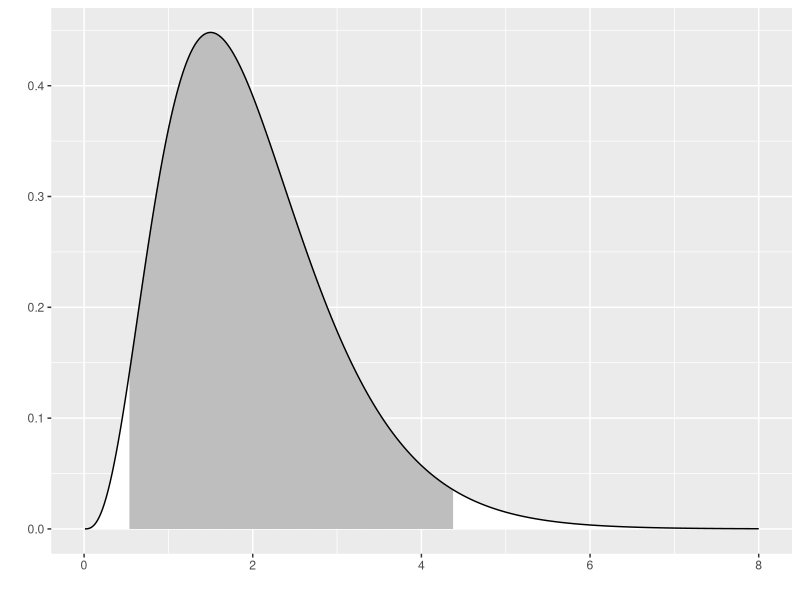
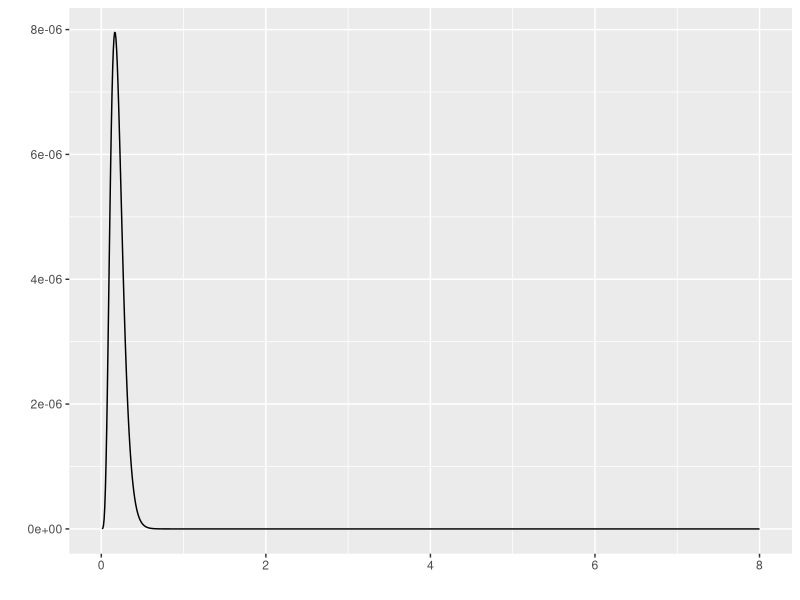
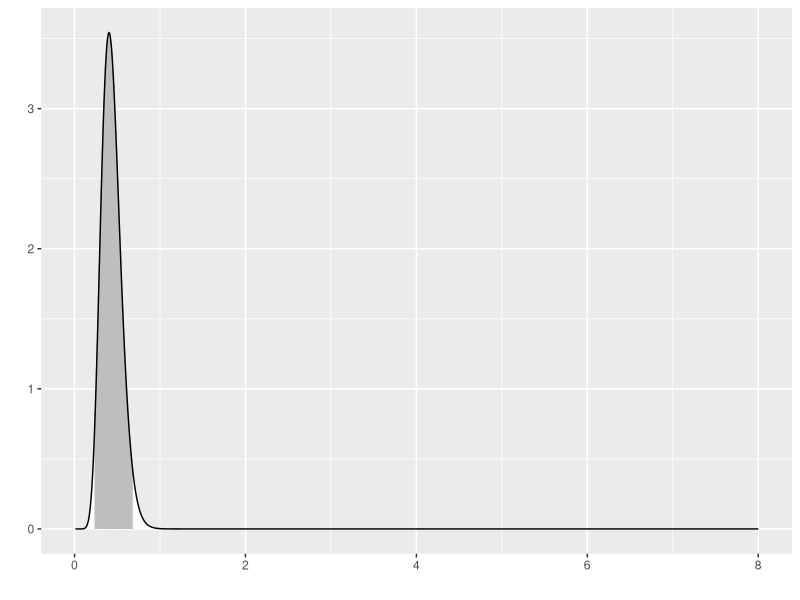
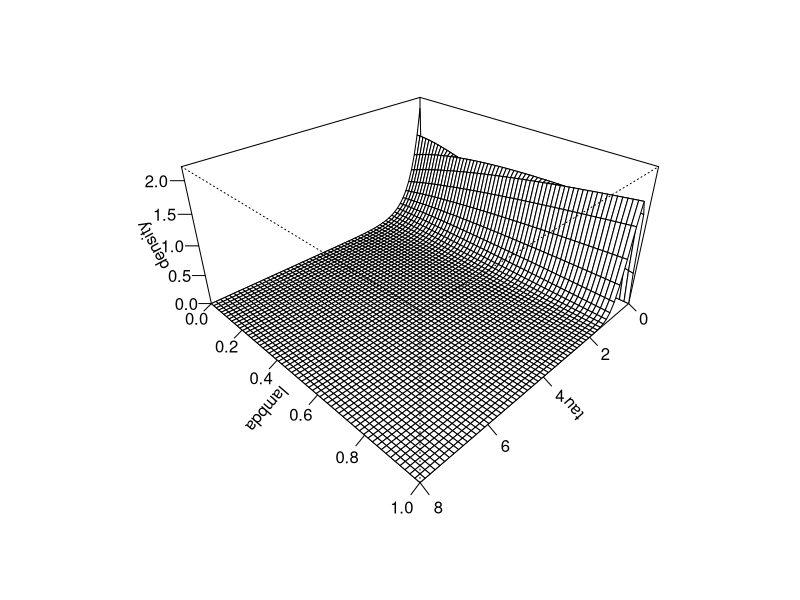

Reproduce these figures in R, in order.
## ---- chunk 1
suppressMessages(suppressWarnings(library(MASS)))
suppressMessages(suppressWarnings(library(tidyverse)))
knitr::opts_chunk$set(echo=TRUE, fig.width=8, fig.height=2)
## ---- chunk 2
x_max <- 8

n0 <- 4
tau0 <- 0.5

alpha0 <- n0
beta0 <- n0*tau0

muF <- 2
n <- 10

x <- muF+ round(rnorm(n), 1)/tau0

ss <- sum((x-muF)^2)

alpha1 <- alpha0 + n
beta1 <- beta0 + 0.5*ss

x_grid <- seq(0.01, x_max, length=1000)

f <- function(x, mu, tau) {
  sqrt(tau/2*pi)*exp(-0.5*tau*(x-mu)^2)
}

g <- function(x, alpha, beta) {
  beta^alpha/gamma(alpha)*x^(alpha-1)*exp(-beta*x)
}

prior05 <- qgamma(0.025, alpha0, beta0) 
prior95 <- qgamma(0.975, alpha0, beta0) 

post05 <- qgamma(0.025, alpha1, beta1)  
post95 <- qgamma(0.975, alpha1, beta1) 

## ---- chunk 3
g_grid <- g(x_grid, alpha0, beta0)
outside <- x_grid < prior05 | x_grid > prior95
x_color <- 
  ifelse(outside, "white", "gray")
data.frame(x=x_grid, y=g_grid) %>%
  ggplot(aes(x, y)) +
    geom_segment(aes(xend=x, yend=0), color=x_color) +
    geom_line() + xlab(" ") + ylab(" ")
## ---- chunk 4
f_grid <- rep(NA, length(x_grid))
for (i in 1:length(x_grid)) {
  f_grid[i] <- prod(f(x, muF, x_grid[i]))
}
x_color <- "white"
data.frame(x=x_grid, y=f_grid) %>%
  ggplot(aes(x, y)) + 
    geom_line() + xlab(" ") + ylab(" ")
## ---- chunk 5
h_grid <- g(x_grid, alpha1, beta1)
outside <- x_grid < post05 | x_grid > post95
x_color <- 
  ifelse(outside, "white", "gray")
data.frame(x=x_grid, y=h_grid) %>%
  ggplot(aes(x, y)) +
    geom_segment(aes(xend=x_grid, yend=0), color=x_color) +
    geom_line() + xlab(" ") + ylab(" ")
## ---- chunk 6
knitr::opts_chunk$set(echo=TRUE, fig.width=8, fig.height=8)
## ---- chunk 7
lambda_grid <- seq(0, 1, length=60)
tau_grid <- seq(0, x_max, length=60)


gstar <- function(tau, lambda) {g(tau, 1+lambda*(alpha0-1), (1+lambda*(alpha0-1))*beta0)}
density <- outer(tau_grid, lambda_grid, gstar)
op <- par(bg = "white") 
z_max <- max(density, na.rm=TRUE)
persp(
  tau_grid, 
  lambda_grid, 
  density, 
  zlim=c(0, 1.1*z_max),
  xlab="tau",
  ylab="lambda",
  theta = 135, 
  phi = 30, 
  expand=0.5,
  ticktype="detailed")
